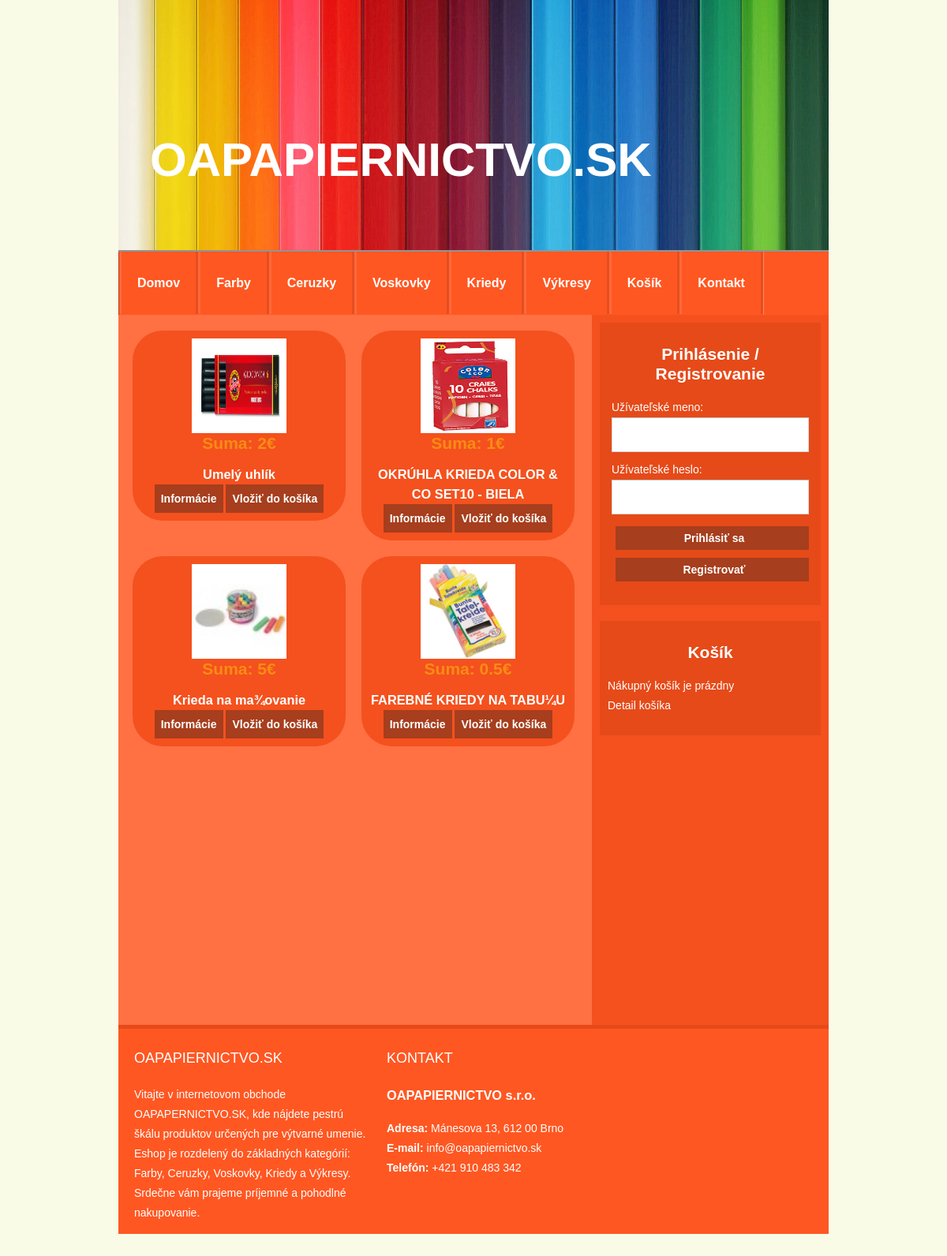
The page /index.php?page=kriedy on the database its author committed.
### tables this page shows
CREATE TABLE IF NOT EXISTS `tovar` (
  `id_tovaru` int(11) NOT NULL AUTO_INCREMENT,
  `nazovtovaru` varchar(50) NOT NULL,
  `kategoria` int(2) unsigned NOT NULL,
  `id_dodavatela` int(11) NOT NULL,
  `popisproduktu` varchar(500) NOT NULL,
  `cena` varchar(10) NOT NULL,
  `obrazok` varchar(30) DEFAULT NULL,
  `skladom` int(11) NOT NULL,
  PRIMARY KEY (`id_tovaru`)
);

### views/produkt.php (the view, shortened to what this page needs)
<?php
$kategoria = 1;
$navigationIsClicked = isset($_GET['page']);
if($navigationIsClicked) {
	switch ($_GET['page']) {
    case "kriedy":
        $kategoria = 4;
        break;
	}
}
$sql = "SELECT id_tovaru, nazovtovaru, obrazok, cena, skladom FROM tovar WHERE kategoria = '$kategoria'";
if ($result=mysqli_query($db,$sql)) {
    while ($row=mysqli_fetch_row($result))
    {
    	$pageData->content .= "<div class='product'><a href='index.php?id=$row[0]&action=detail'><img src='images/$row[2]' alt='$row[2]' height='120' width='120'></a>";
        $pageData->content .= "<h2>Suma: $row[3]€</h2><br>";
        $pageData->content .=  "<h3><a href='index.php?id=$row[0]&action=detail'>$row[1]</a></h3>";
    	$pageData->content .= "<center><b><a href='index.php?id=$row[0]&action=detail'><button class='login login-submit'>Informácie</button></a></b> ";
        if(isset($_SESSION['login'][$nick]) && $_SESSION['prava'] == '1') {
            $pageData->content .= "<b>Skladom: </b>";
            if($row[4] == 0) {
                $pageData->content .= "<font color='yellow'><b>" . $row[4] . " ks</b></font></center>";
        }
            else
                $pageData->content .= "<font color='blue'><b>" . $row[4] . " ks</b></font><br>";
                $pageData->content .= "<center><a href='index.php?id=$row[0]&action=add'>Doobjednať</a></center><br></div>";
        }
        else
            $pageData->content .= "<b><a href='index.php?id=$row[0]&action=add'><button class='login login-submit'>Vložiť do košíka</button></a></b></div>";
    }
}

### css/style.css (style rules this page uses)
html, body { width:100%; padding:0; margin:0; }
body { background-color:#fafbe7; font: 14px/25px Arial, Helvetica }
p, h2, h3, h4, h1 { color: white;text-decoration: none; }
a { color: #fff;text-decoration: none; }
.product { width:250px;float:left;padding:10px;margin: 10px 10px;background-color: #F4511E; border-radius: 38px 38px 38px 38px; -moz-border-radius: 38px 38px 38px 38px; -webkit-border-radius: 38px 38px 38px 38px; }
.product img { display: block;text-align: center; margin:auto; }
.product h2 { text-align: center;color:#fa8c14;font-weight: bold; margin: 0 0 -10px 0 }
.product h3 { text-align: center;color:#fff;font-weight: bold; margin: 0 0 0px 0 }
.login { text-align: center; font-size: 14px; font-family: 'Arial', sans-serif; font-weight: 700; height: 36px; padding: 0 8px; }
.login-submit { border: 0px; color: #fff; background-color: #a73e1d; }

### rows shown on the page
tovar: obrazok (picture), cena "2", nazovtovaru "Umelý uhlík"
tovar: obrazok (picture), cena "1", nazovtovaru "OKRÚHLA KRIEDA COLOR & CO SET10 - BIELA"
tovar: obrazok (picture), cena "5", nazovtovaru "Krieda na ma¾ovanie"
tovar: obrazok (picture), cena "0.5", nazovtovaru "FAREBNÉ KRIEDY NA TABU¼U"
